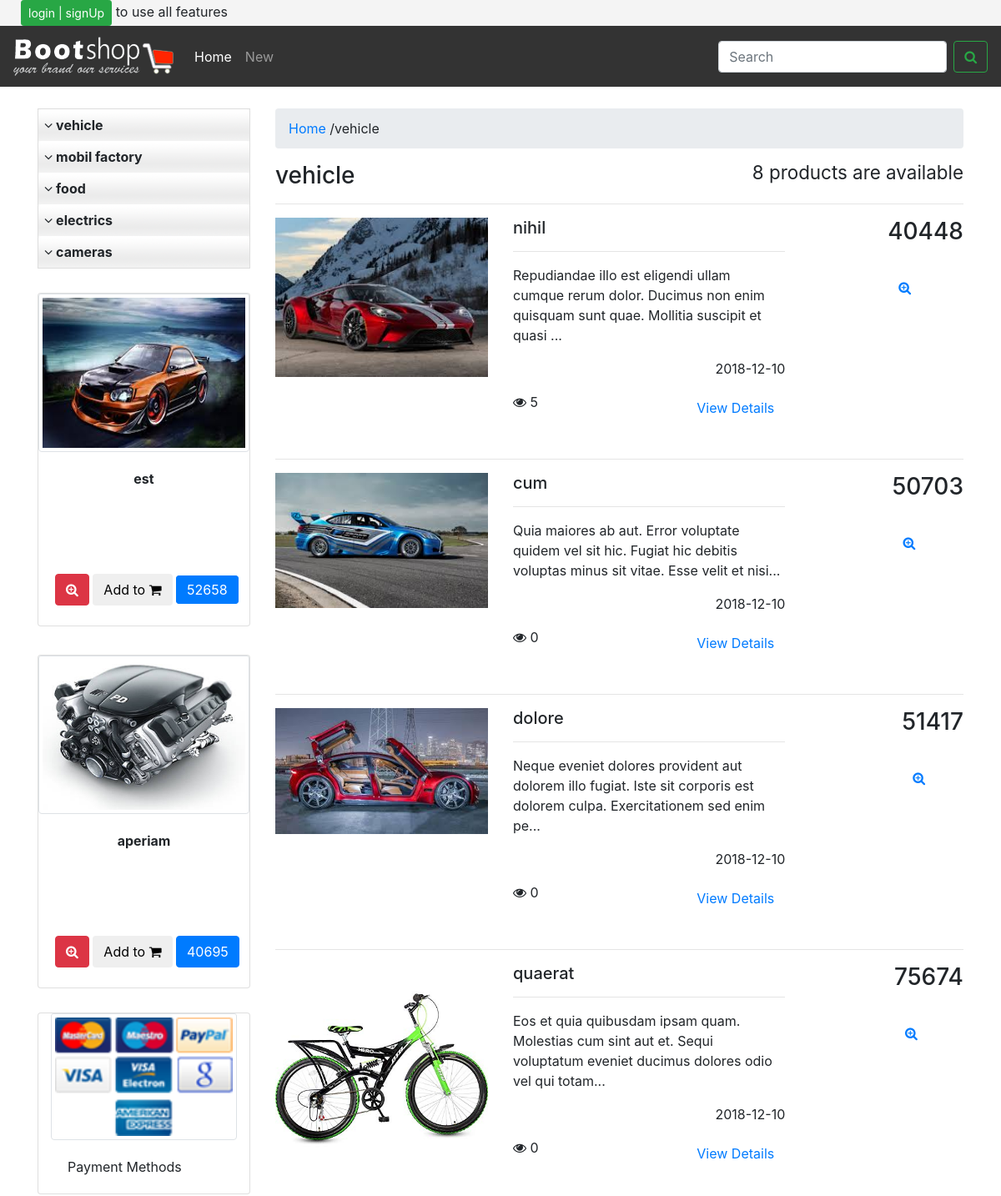
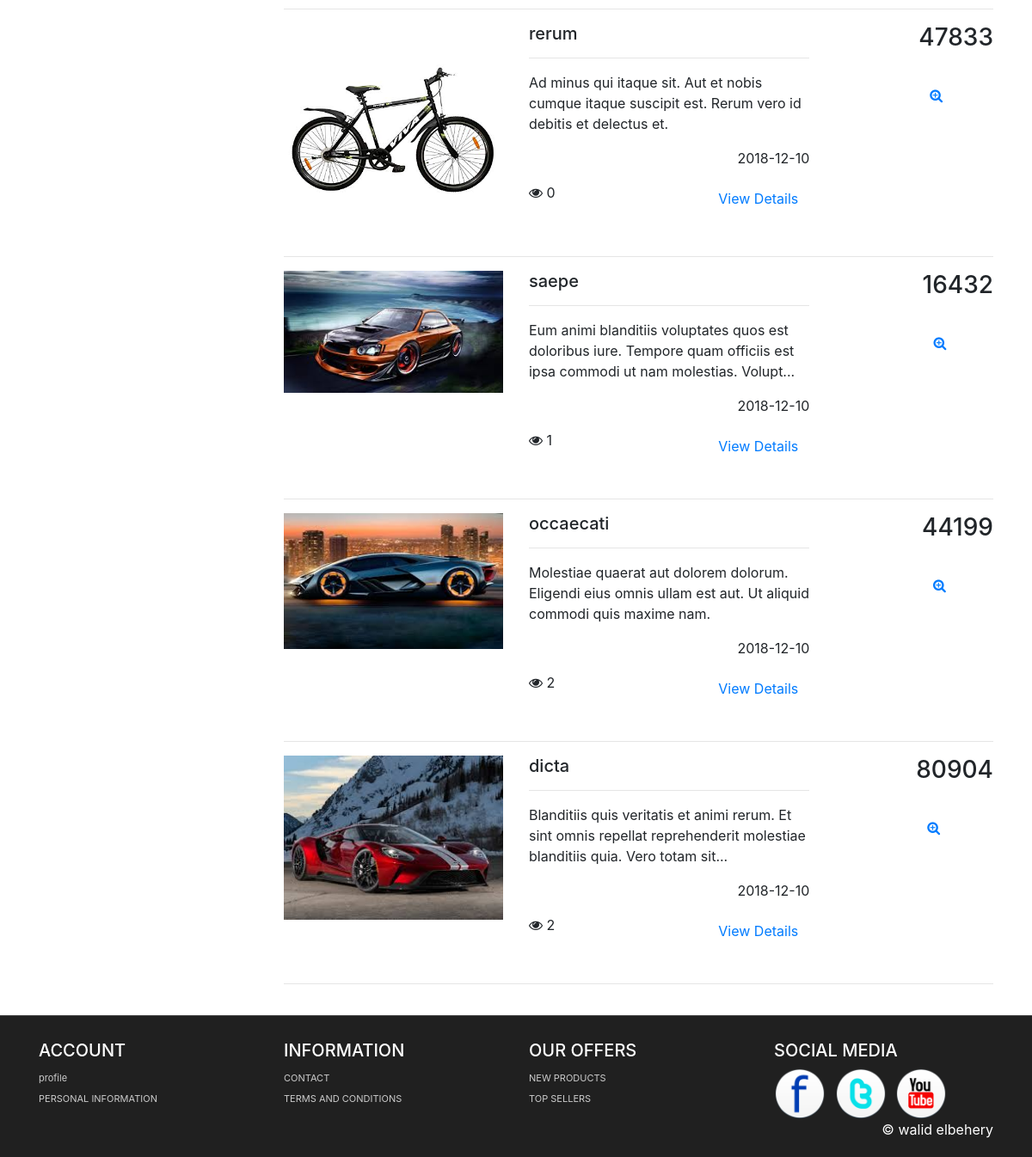
/categories.php?cat_id=12&catName=vehicle, run on the app's committed database (2 pictures, top to bottom).
### tables this page shows
CREATE TABLE `categories` (
  `id` int(11) NOT NULL,
  `name` varchar(255) NOT NULL,
  `description` varchar(255) DEFAULT NULL,
  `ordering` int(11) DEFAULT NULL,
  `visibility` tinyint(1) NOT NULL DEFAULT '0',
  `allowComment` tinyint(1) NOT NULL DEFAULT '0',
  `allowAds` tinyint(1) NOT NULL DEFAULT '0',
  `parent` int(11) DEFAULT NULL
);

CREATE TABLE `items` (
  `id` int(11) NOT NULL,
  `name` varchar(255) NOT NULL,
  `description` text,
  `price` varchar(255) DEFAULT NULL,
  `addDate` date NOT NULL,
  `countryMade` varchar(255) DEFAULT NULL,
  `status` varchar(255) DEFAULT NULL,
  `image` varchar(300) DEFAULT NULL,
  `rating` int(11) DEFAULT NULL,
  `cat_id` int(11) DEFAULT NULL,
  `user_id` int(11) NOT NULL,
  `approve` tinyint(1) DEFAULT '0',
  `viewNum` int(11) DEFAULT '0'
);

### includes/functions/function.php (called while the page is built, shortened)
<?php
function getData($table,$orderBy,$order='ASC',$limit=null)
{
global $con;
$limit = ($limit!=null) ? ' LIMIT '.$limit :'' ;
$stm=$con->prepare("SELECT * from $table ORDER BY $orderBy $order $limit ");
$stm->execute();
$rows=$stm->fetchAll();
return $rows;
}
function getDataWhere($table,$where,$value,$orderBy,$order='DESC')
{
global $con;
if ($value==NULL)
{
    $where= $where .' IS NULL';
}
else
{
    $where =$where .' = '.$value;
}
$stm=$con->prepare("SELECT *
                    from $table
                    WHERE $where
                    ORDER BY $orderBy $order  ");
$stm->execute();
$rows=$stm->fetchAll();
return $rows;
}
function getItems($where ,$value,$approve=null)
{
global $con;
$quiry='';
$stm=$con->prepare("    SELECT items.* ,users.userName ,categories.name as catName
                        FROM items
                        INNER JOIN users on items.user_id=users.user_id
                        INNER JOIN categories on items.cat_id=categories.id
                        WHERE $where=? $quiry
                        ORDER BY id DESC  ");
$stm->execute(array($value));
$rows=$stm->fetchAll();
return $rows;
}

### categories.php (the view, shortened to what this page needs)
<?php
include "init.php";
$items=getItems('items.cat_id',$_GET['cat_id']);
?>
<div id="mainBody">
    <div class="container">
        <div class="row">
            <?php include $tmp."sidebar.php";?>
            <div class="col-lg-9">
                <ul class="breadcrumb">
                    <li><a href="index.php">Home</a> <span class="divider">/</span></li>
                    <li class="active">
                        <?=$_GET['catName']?>
                    </li>
                </ul>
                <h3>
                    <?= $_GET['catName']?><small class="pull-right">
                        <?=sizeof($items)?> products are available </small></h3>
                <hr class="" />
                <div class="">
                    <div class="">
                        <?php
        foreach ($items as $item) {
  ?>
                        <div class="row">
                            <div class="col-lg-4 ">
                                <img class="w-100 max-height" src="<?php
                      if(empty($item['image'])){echo 'upload/item/default.png';}
                    else {echo 'upload/item/'.$item['id'].'/'. $item['image'];} ?>"
                                    alt="image">
                            </div>
                            <div class="col-lg-5">
                                <h5>
                                    <?=$item['name']?>
                                </h5>
                                <hr class="" />
                                <p>
                                    <?php if(strlen($item['description'])>120){echo substr($item['description'],0,120).'...';} else { echo $item['description']; }?>
                                </p>
                                <p class='date text-right'>
                                    <?=$item['addDate']?>
                                </p>
                                <p>
                                    <i class="fa fa-eye"></i>
                                    <?=$item['viewNum']++?>
                                    <a class="btn btn-small pull-right" href="oneitem.php?item_id=<?=$item['id']?>">View
                                        Details</a>
                                </p>
                                <br class="clr" />
                            </div>
                            <div class="col-lg-3">
                                <div class="float-right">
                                    <h3>
                                        <?=$item['price']?>
                                    </h3>
                                    </label><br />
                                    <a href="oneitem.php?item_id=<?=$item['id']?>" class="btn btn-large"><i class="icon-zoom-in"></i></a>
                                </div>
                            </div>
                        </div>
                        <hr class="soft" />
                        <?php }
               ?>
                    </div>
                </div>
            </div>
        </div>
    </div>
</div>
<?php
include $tmp."footer.php";
?>

### includes/templates/sidebar.php (shortened to what this page needs)
<?php
 $categories=getDataWhere('categories','parent',NULL,'name');
?>
<div class="col-md-3 slide-bar">
    <div class=categories>
        <?php
        foreach( $categories as $cat)
        {?>
        <div class="card ">
            <div id="accordion" class="col-lg-12">
                <a class="" data-toggle="collapse" data-target="#cat<?=$cat['id']?>" aria-expanded="true" aria-controls="collapseOne">
                    <div class="card-header " id="headingOne"> <i class="fa fa-angle-down"></i>
                        <?=$cat['name']?>
                    </div>
                </a>
            </div>
        </div>
        <?php }?>
    </div>
    <br />
    <?php
		$item=getData('items','RAND()','ASC',2);
		?>
    <div class="card col-lg-12 mycard">
        <img class="card-img-top img-thumbnail" src="<?php
                      if(empty($item[0]['image'])){echo 'upload/item/default.png';}
                    else {echo 'upload/item/'.$item[0]['id'].'/'. $item[0]['image'];} ?>"
            alt="Card image cap">
        <div class="card-body">
            <p class="card-text item-name text-center">
                <?php echo (strlen($item[0]['name'])>10) ?  substr($item[0]['name'],0,10).'...' : $item[0]['name'] ;?>
            </p>
            <div class="option">
                <a class="btn btn-danger" href="oneitem.php?item_id=<?=$item[0]['id']?>"><i class="icon-zoom-in"></i></a>
                <form class="d-inline" action="buy.php" method="post">
                    <button type="submit" value="submit" class="btn btn-default">Add to <i class="icon-shopping-cart"></i></button>
                </form>
                <a class="btn btn-primary d-inline" href="#">
                    <?=$item[0]['price']?></a>
            </div>
        </div>
    </div>
    <br>
    <div class="card col-lg-12 mycard">
        <img class="card-img-top img-thumbnail" src="<?php
                      if(empty($item[1]['image'])){echo 'upload/item/default.png';}
                    else {echo 'upload/item/'.$item[1]['id'].'/'. $item[1]['image'];} ?>"
            alt="Card image cap">
        <div class="card-body">
            <p class="card-text item-name text-center">
                <?php echo (strlen($item[1]['name'])>10) ?  substr($item[1]['name'],0,10).'...' : $item[1]['name'] ;?>
            </p>
            <div class="option">
                <a class="btn btn-danger" href="oneitem.php?item_id=<?=$item[1]['id']?>"> <i class="icon-zoom-in"></i></a>
                <form action="buy.php" method="post" class="d-inline">
                    <button type="submit" value="submit" class="btn btn-default">Add to <i class="icon-shopping-cart"></i></button>
                </form>
                <a class="btn btn-primary" href="#">
                    <?=$item[1]['price']?></a>
            </div>
        </div>
    </div>
    <br>
    <div class="card col-lg-12">
        <img class="card-img-top img-thumbnail" src="layout/images/payment_methods.png" title="Bootshop Payment Methods"
            alt="Payments Methods">
        <div class="card-body">
            <p class="card-text">
                Payment Methods
            </p>
        </div>
    </div>
</div>

### layout/css/mystyle.css (style rules this page uses)
.categories { border: 1px solid #ddd; }
.categories #accordion { padding: 0px; }
.categories .card-header { background-image: url('../images/tabRepeatInactive.png'); font-weight: bold; padding: 7px; border: none; }
.categories .card { border: none; border-radius: 3%; background-color: #eee; }
.mycard { padding: 0; height: 400px; margin-top: 5px; margin-bottom: 5px; position: relative; }
.mycard .card-img-top { height: 190px; }
.mycard .option { position: absolute; bottom: 24px; }
.item-name { font-weight: bold; }
.max-height { max-height: 350px; }

### data on the page
categories: name "vehicle"
categories: name "mobil factory"
categories: name "food"
categories: name "electrics"
categories: name "cameras"
items: image (picture), name "est", price "52658"
items: image (picture), name "aperiam", price "40695"
items: image (picture), name "nihil", description "Repudiandae illo est eligendi ullam cumque rerum dolor. Ducimus non enim quisquam sunt quae. Mollitia suscipit et quasi", addDate "2018-12-10", price "40448"
items: image (picture), name "cum", description "Quia maiores ab aut. Error voluptate quidem vel sit hic. Fugiat hic debitis voluptas minus sit vitae. Esse velit et nisi", addDate "2018-12-10", price "50703"
items: image (picture), name "dolore", description "Neque eveniet dolores provident aut dolorem illo fugiat. Iste sit corporis est dolorem culpa. Exercitationem sed enim pe", addDate "2018-12-10", price "51417"
items: image (picture), name "quaerat", description "Eos et quia quibusdam ipsam quam. Molestias cum sint aut et. Sequi voluptatum eveniet ducimus dolores odio vel qui totam", addDate "2018-12-10", price "75674"
items: image (picture), name "rerum", description "Ad minus qui itaque sit. Aut et nobis cumque itaque suscipit est. Rerum vero id debitis et delectus et.", addDate "2018-12-10", price "47833"
items: image (picture), name "saepe", description "Eum animi blanditiis voluptates quos est doloribus iure. Tempore quam officiis est ipsa commodi ut nam molestias. Volupt", addDate "2018-12-10", price "16432"
items: image (picture), name "occaecati", description "Molestiae quaerat aut dolorem dolorum. Eligendi eius omnis ullam est aut. Ut aliquid commodi quis maxime nam.", addDate "2018-12-10", price "44199"
items: image (picture), name "dicta", description "Blanditiis quis veritatis et animi rerum. Et sint omnis repellat reprehenderit molestiae blanditiis quia. Vero totam sit", addDate "2018-12-10", price "80904"

### other printed values
$_GET['catName'] "vehicle"
sizeof($items) "8"
